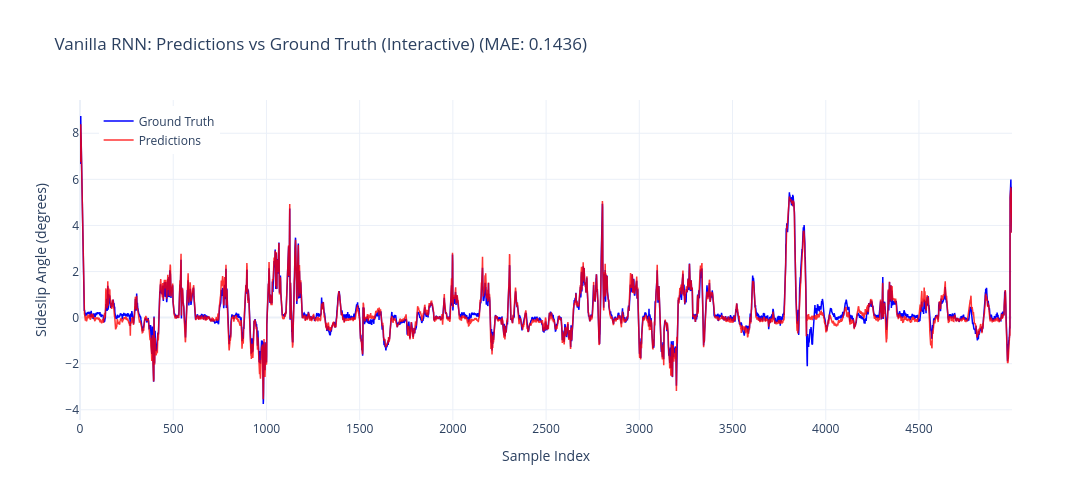

Notebook cell for this chart:
### Markdown cell above
## Interactive Predictions vs Ground Truth

### Code cell
# Interactive line plot showing predictions overlaid on ground truth
from utils.visualization import plot_predictions_vs_truth

# Using the winning VanillaRNN model predictions
fig_line = plot_predictions_vs_truth(
    val_preds, val_targets,
    title='Vanilla RNN: Predictions vs Ground Truth (Interactive)',
    max_samples=5000  # Subsample for performance
)
fig_line.show()

### Figure 1 — Plotly figure (JSON) as saved in the notebook; plotly's stock layout.template omitted (floating-point values rounded to 4 significant figures; data arrays with more than 128 entries replaced by an {"elided": "..."} marker saying what was removed)
{"data": [{"hovertemplate": "Index: %{x}<br>Truth: %{y:.3f}<extra></extra>", "line": {"color": "blue", "width": 1.5}, "mode": "lines", "name": "Ground Truth", "type": "scatter", "y": {"elided": "5000 float values"}}, {"hovertemplate": "Index: %{x}<br>Pred: %{y:.3f}<extra></extra>", "line": {"color": "red", "width": 1.5}, "mode": "lines", "name": "Predictions", "opacity": 0.8, "type": "scatter", "y": {"elided": "5000 float values"}}], "layout": {"height": 500, "hovermode": "x unified", "legend": {"x": 0.02, "y": 0.98}, "title": {"text": "Vanilla RNN: Predictions vs Ground Truth (Interactive) (MAE: 0.1436)"}, "width": 1200, "xaxis": {"title": {"text": "Sample Index"}}, "yaxis": {"title": {"text": "Sideslip Angle (degrees)"}}}}
